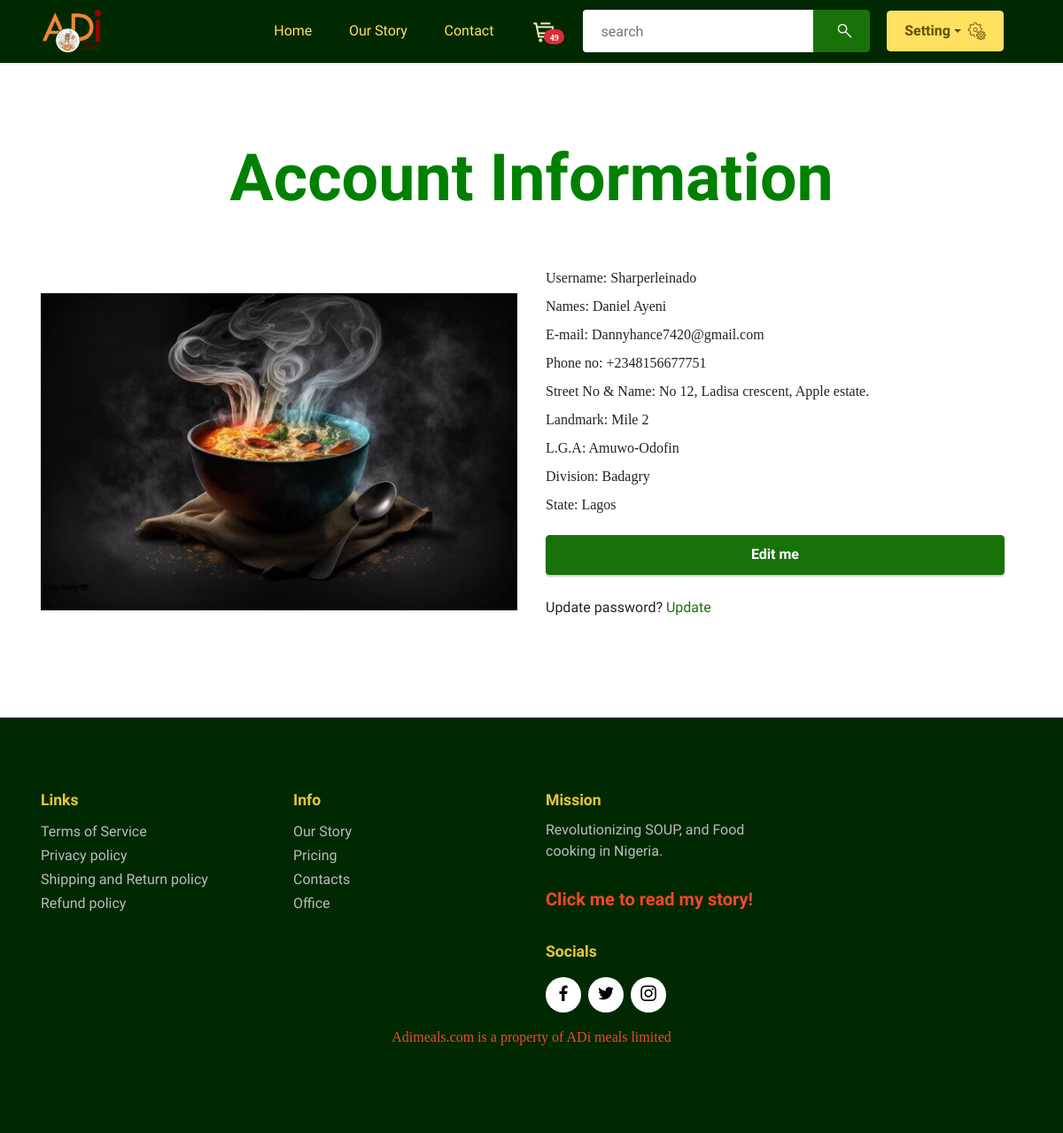
Page /authentication/account_info/ (signed in) on the committed database.
### authentication/models.py (models this page shows, shortened)
class User(AbstractUser):
    pass

class Mobile(models.Model):
    user = models.ForeignKey(User, on_delete=models.CASCADE, default=None)
    phone_no = PhoneNumberField()

### address/models.py (models this page shows, shortened)
class UserAddress(models.Model):
    user = models.ForeignKey(User,on_delete=models.CASCADE,default=None)
    state = models.CharField(max_length=50)
    division = models.CharField(max_length=50, null=True)
    lga = models.CharField(max_length=50, null=True)
    lcda = models.CharField(max_length=50, null=True)
    street_name = models.CharField(max_length=300, null=True)

### authentication/views.py (the view)
# urls.py: path('account_info/',views.account_info,name='account_info'),
def account_info(request):
    address = ""
    fname = ""
    lname = ""
    email = ""
    address = ""
    phone = ""
    try:
        uname = request.user.username
        fname = request.user.first_name
        lname = request.user.last_name
        email = request.user.email
        address = UserAddress.objects.get(user=request.user)
        phone = Mobile.objects.get(user=request.user)
    except UserAddress.DoesNotExist:
        messages.info(request, "Please, kindly fill in your address")
        return redirect(reverse('address:register_address'))
    except AttributeError:
        pass
    except Mobile.DoesNotExist:
        messages.info(request, "Please, kindly fill in your phone number")
        return redirect(reverse('authentication:mobile'))
    except Exception as e:
        messages.info(request, "Oooops!! Something went wrong.")
        return redirect(reverse('address:register_address'))
    return render(request,'authentication/account_info.html',{'names':[uname,fname,lname,email,phone,address]})

### cart/models.py (called while the page is built)
    def total_quantity(self):
        cartitems = self.cartitems.all()
        total_price = sum([item.quantity for item in cartitems])
        return total_price

### my_site/context_processors.py (called while the page is built)
def context_render(request):
    cart = ""
    fname = ""
    cart_quantity = ""
    try:
        if request.user.is_authenticated:
            cart = Cart.objects.get(user=request.user)
            cart_quantity = cart.total_quantity()
            fname = request.user.first_name
        else:
            cart = Cart.objects.get(session_id=request.session['cart_users'],is_paid=False)
            cart_quantity = cart.total_quantity()
            fname = "Anonymous"
    except:
        cart_quantity = 0
    return {'cart':cart,'cart_quantity':cart_quantity,'fname':fname}

### authentication/templates/authentication/account_info.html (shortened to what this page needs)
{% extends "base/base.html" %}
{% load static %}
{% block pageBody %}
<section data-bs-version="5.1" class="image2 cid-u0tuxl367X" id="image2-7">
    <div class="container">
        <div class="mbr-section-head">
            <div class="col-md-12 col-lg-10 m-auto align-center">
                <h1 class="mbr-section-title mbr-white mbr-fonts-style mb-3 display-1" style="color:green;"><strong>Account Information</strong></h1>
            </div><br><br>
        </div>
        {% if user.is_authenticated %}
            <div class="row align-items-center">
                <div class="col-12 col-lg">
                    <p>Username: {{names.0|capfirst}}</p>
                    <p>Names: {{names.1|capfirst}} {{names.2|capfirst}}</p>
                    <p>E-mail: {{names.3|capfirst}}</p>
                    <p>Phone no: {{names.4.phone_no}}</p>
                    <p>Street No & Name: {{names.5.street_name|capfirst}}</p>
                    <p>Landmark: {{names.5.lcda|capfirst}}</p>
                    <p>L.G.A: {{names.5.lga|capfirst}}</p>
                    <p>Division: {{names.5.division|capfirst}}</p>
                    <p>State: {{names.5.state|capfirst}}</p>
                    <div class="col-lg-12 col-md-12 col-sm-12 align-center mbr-section-btn" style="padding-right:20px">
                        <button type="submit" class="btn btn-primary display-4 w-100 " onClick = "window.location= '{% url 'authentication:edit_account' %}';">Edit me</button>
                    </div>
                    <p class="mt-3  display-4">Update password? <a href="{% url 'authentication:setpassword' %}">Update</a></p>
                </div>
                <div class="col-12 col-lg-6">
                    <div class="image-wrapper">
                        <img src="{% static 'assets/images/hot-soup-bowl-against-dark-background-410516-41370-626x417.jpg' %}"
                            alt="ADI Foods">
                    </div>
                </div>
            </div>
        </div>
        {% endif %}
</section>
{% endblock %}

### static/assets/theme/css/style.css (style rules this page uses)
section { background-color: #ffffff; }
body { font-style: normal; line-height: 1.5; font-weight: 400; color: #232323; position: relative; }
button { background-color: transparent; border-color: transparent; }
section, .container, .container-fluid { position: relative; word-wrap: break-word; }
a { font-style: normal; font-weight: 400; cursor: pointer; }
a, a:hover { text-decoration: none; }
.mbr-section-title { font-style: normal; line-height: 1.3; }
h1, h2, h3, h4, h5, h6, .display-1, .display-2, .display-4, .display-5, .display-7, span, p, a { line-height: 1; word-break: break-word; word-wrap: break-word; font-weight: 400; }
b, strong { font-weight: bold; }
section { background-position: 50% 50%; background-repeat: no-repeat; background-size: cover; }
.mbr-white { color: #ffffff; }
.align-center { text-align: center; }
img, iframe { display: block; width: 100%; }
.mbr-section-btn { margin-left: -0.6rem; margin-right: -0.6rem; font-size: 0; }
.btn { font-weight: 600; border-width: 1px; font-style: normal; margin: 0.6rem 0.6rem; white-space: normal; transition: all 0.2s ease-in-out; display: inline-flex; align-items: center; justify-content: center; word-break: break-word; }
[type=submit] { -webkit-appearance: none; }
.row { display: -webkit-flex; -webkit-flex-wrap: wrap; }
html, body { height: auto; min-height: 100vh; }
@media (min-width: 992px) { .container { padding-left: 16px; padding-right: 16px; } }
@media (min-width: 992px) { .row { margin-left: -16px; margin-right: -16px; } }
@media (min-width: 992px) { .row > [class*=col] { padding-left: 16px; padding-right: 16px; } }

### static/master.css (style rules this page uses)
body { margin-top: 5px; }

### rows in the picture
User: username "Sharperleinado", first_name "Daniel", last_name "Ayeni", email "Dannyhance7420@gmail.com"
Mobile: phone_no "+2348156677751"
UserAddress: street_name "No 12, Ladisa crescent, Apple estate.", lcda "Mile 2", lga "Amuwo-Odofin", division "Badagry", state "Lagos"

### other values in the picture
{{ cart_quantity }} "49"
